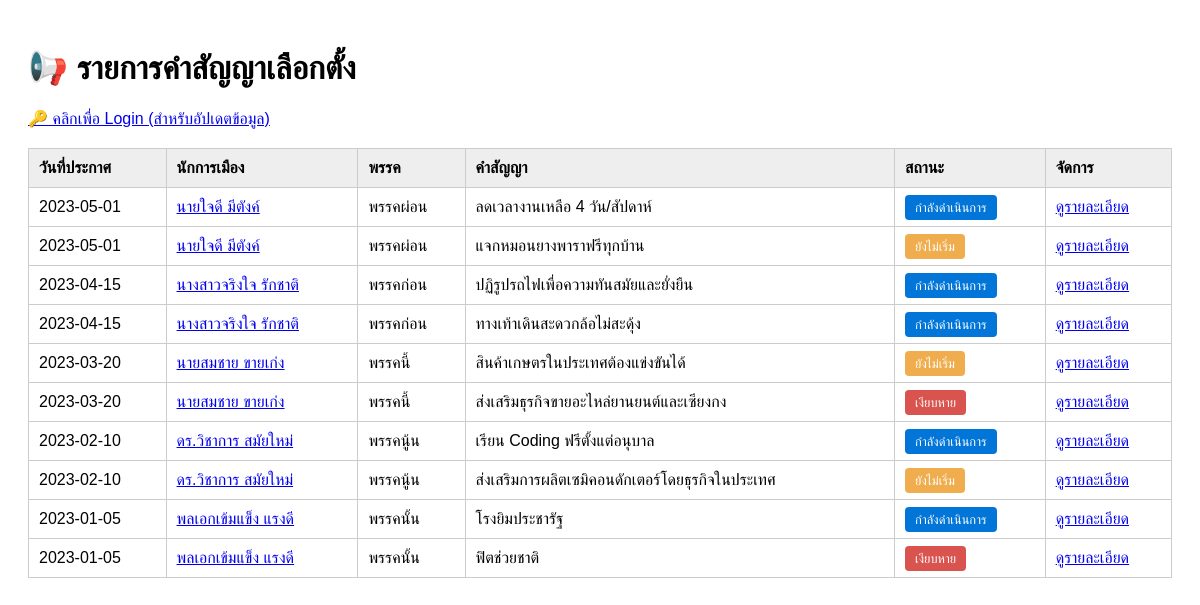
The page / on the database its author committed.
### tables this page shows
CREATE TABLE `promises` (
  `id` int(11) NOT NULL,
  `politician_id` int(8) NOT NULL,
  `details` text NOT NULL,
  `date_announced` date NOT NULL,
  `status` enum('pending','in_progress','silent') NOT NULL DEFAULT 'pending'
);

CREATE TABLE `politicians` (
  `id` int(8) NOT NULL,
  `name` varchar(255) NOT NULL,
  `party` varchar(255) NOT NULL
);

### controllers/PromiseController.php (called while the page is built, shortened)
<?php
require_once 'models/Promise.php';
class PromiseController {
    public function index() {
        $model = new Promise();
        $promises = $model->getAll();
        require 'views/promise_list.php';
    }
}
?>

### config/Database.php (called while the page is built)
<?php
class Database {
    private static $host = 'localhost';
    private static $db_name = 'mvc';
    private static $username = 'root';
    private static $password = '';
    public static $conn;
    public static function connect() {
        self::$conn = null;
        try {
            self::$conn = new PDO("mysql:host=" . self::$host . ";dbname=" . self::$db_name, self::$username, self::$password);
            self::$conn->setAttribute(PDO::ATTR_ERRMODE, PDO::ERRMODE_EXCEPTION);
            self::$conn->exec("set names utf8mb4");
        } catch(PDOException $e) {
            echo "Connection Error: " . $e->getMessage();
        }
        return self::$conn;
    }
}
?>

### models/Promise.php (called while the page is built, shortened)
<?php
class Promise {
    private $conn;
    public function __construct() {
        $this->conn = Database::connect();
    }
    public function getAll() {
        $sql = "SELECT p.*, pol.name as pol_name, pol.party
                FROM promises p
                JOIN politicians pol ON p.politician_id = pol.id
                ORDER BY p.date_announced DESC";
        $stmt = $this->conn->prepare($sql);
        $stmt->execute();
        return $stmt->fetchAll(PDO::FETCH_ASSOC);
    }
}
?>

### views/promise_list.php (the view, shortened to what this page needs)
<!DOCTYPE html>
<html lang="th">
<head>
</head>
<body>
    <h1>📢 รายการคำสัญญาเลือกตั้ง</h1>
    <div>
        <?php session_start(); if(isset($_SESSION['role']) && $_SESSION['role']=='admin'): ?>
            สถานะ: <b>Admin</b> | <a href="index.php?action=logout">ออกจากระบบ</a>
        <?php else: ?>
            <a href="index.php?action=login">🔑 คลิกเพื่อ Login (สำหรับอัปเดตข้อมูล)</a>
        <?php endif; ?>
    </div>
    <table>
        <thead>
            <tr>
                <th>วันที่ประกาศ</th>
                <th>นักการเมือง</th>
                <th>พรรค</th>
                <th>คำสัญญา</th>
                <th>สถานะ</th>
                <th>จัดการ</th>
            </tr>
        </thead>
        <tbody>
            <?php foreach($promises as $p): ?>
            <tr>
                <td><?= $p['date_announced'] ?></td>
                <td>
                    <a href="index.php?action=politician&id=<?= $p['politician_id'] ?>">
                        <?= $p['pol_name'] ?>
                    </a>
                </td>
                <td><?= $p['party'] ?></td>
                <td><?= $p['details'] ?></td>
                <td>
                    <?php
                        if($p['status']=='pending') echo '<span class="badge bg-pending">ยังไม่เริ่ม</span>';
                        elseif($p['status']=='in_progress') echo '<span class="badge bg-progress">กำลังดำเนินการ</span>';
                        elseif($p['status']=='silent') echo '<span class="badge bg-silent">เงียบหาย</span>';
                    ?>
                </td>
                <td><a href="index.php?action=show&id=<?= $p['id'] ?>">ดูรายละเอียด</a></td>
            </tr>
            <?php endforeach; ?>
        </tbody>
    </table>
</body>
</html>

### index.php (shortened to what this page needs)
<?php
require_once 'config/Database.php';
require_once 'controllers/PromiseController.php';
$action = isset($_GET['action']) ? $_GET['action'] : 'index';
$controller = new PromiseController();
switch ($action) {
    case 'index':
        $controller->index();
        break;
}
?>

### views/promise_list.php (style rules this page uses)
body { font-family: sans-serif; padding: 20px; }
table { width: 100%; border-collapse: collapse; margin-top: 20px; }
th, td { border: 1px solid #ccc; padding: 10px; text-align: left; }
th { background: #eee; }
.badge { padding: 5px 10px; color: white; border-radius: 4px; font-size: 0.8em; }
.bg-pending { background: #f0ad4e; }
.bg-progress { background: #0275d8; }
.bg-silent { background: #d9534f; }

### rows shown on the page
promises: date_announced "2023-05-01", politician.name "นายใจดี มีตังค์", politician.party "พรรคผ่อน", details "ลดเวลางานเหลือ 4 วัน/สัปดาห์", status "กำลังดำเนินการ"
promises: date_announced "2023-05-01", politician.name "นายใจดี มีตังค์", politician.party "พรรคผ่อน", details "แจกหมอนยางพาราฟรีทุกบ้าน", status "ยังไม่เริ่ม"
promises: date_announced "2023-04-15", politician.name "นางสาวจริงใจ รักชาติ", politician.party "พรรคก่อน", details "ปฏิรูปรถไฟเพื่อความทันสมัยและยั่งยืน", status "กำลังดำเนินการ"
promises: date_announced "2023-04-15", politician.name "นางสาวจริงใจ รักชาติ", politician.party "พรรคก่อน", details "ทางเท้าเดินสะดวกล้อไม่สะดุ้ง", status "กำลังดำเนินการ"
promises: date_announced "2023-03-20", politician.name "นายสมชาย ขายเก่ง", politician.party "พรรคนี้", details "สินค้าเกษตรในประเทศต้องแข่งขันได้", status "ยังไม่เริ่ม"
promises: date_announced "2023-03-20", politician.name "นายสมชาย ขายเก่ง", politician.party "พรรคนี้", details "ส่งเสริมธุรกิจขายอะไหล่ยานยนต์และเซียงกง", status "เงียบหาย"
promises: date_announced "2023-02-10", politician.name "ดร.วิชาการ สมัยใหม่", politician.party "พรรคนู้น", details "เรียน Coding ฟรีตั้งแต่อนุบาล", status "กำลังดำเนินการ"
promises: date_announced "2023-02-10", politician.name "ดร.วิชาการ สมัยใหม่", politician.party "พรรคนู้น", details "ส่งเสริมการผลิตเซมิคอนดักเตอร์โดยธุรกิจในประเทศ", status "ยังไม่เริ่ม"
promises: date_announced "2023-01-05", politician.name "พลเอกเข้มแข็ง แรงดี", politician.party "พรรคนั้น", details "โรงยิมประชารัฐ", status "กำลังดำเนินการ"
promises: date_announced "2023-01-05", politician.name "พลเอกเข้มแข็ง แรงดี", politician.party "พรรคนั้น", details "ฟิตช่วยชาติ", status "เงียบหาย"
